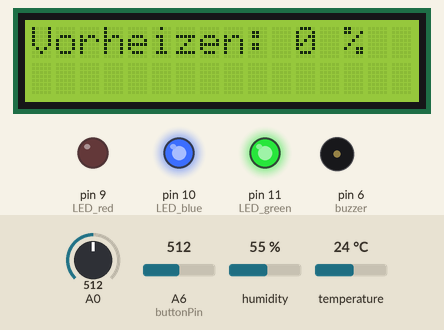
This sketch was run on a simulated Arduino Nano, built with avr-gcc and run on an emulated ATmega328P. Shown: 16×2 character LCD, output pins drawn as LEDs (lit = HIGH), buzzer (waves = sounding). The inputs (shaded band) are chosen by the test bench; at power-on: A6 (buttonPin) = 512, A0 = 512, humidity 55 %, temperature 24 °C. EEPROM starts erased; what the sketch prints to the serial monitor is not drawn.

Above: at 10.6 s.
10.7 s: A6 (buttonPin) set to 501
At 14.2 s:
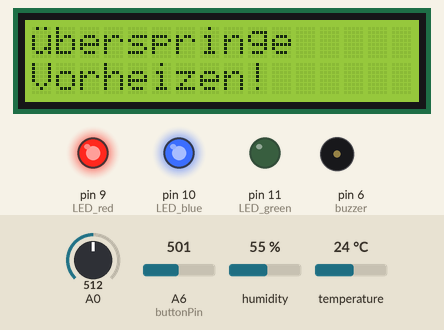
16.2 s: A6 (buttonPin) set to 716
At 17.2 s:
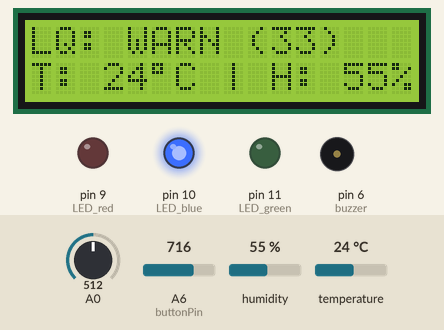
18.6 s: A6 (buttonPin) set to 511
At 23.2 s:
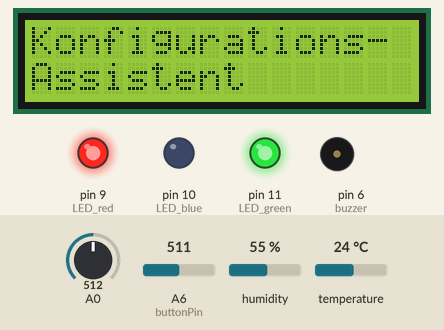
23.5 s: A6 (buttonPin) set to 778
26.2 s: A6 (buttonPin) set to 306
At 29.4 s:
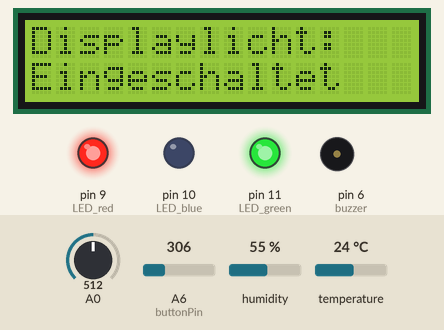
31.7 s: A0 set to 716
At 33.3 s:
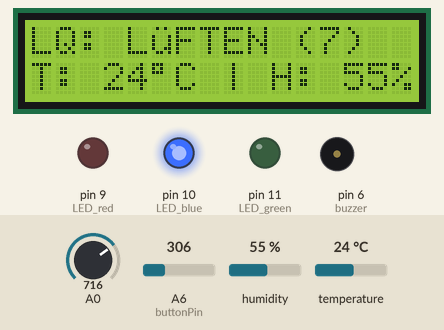
Timing chart, 0 to 56.8 s (numbered marks = the images above; inputs shaded):
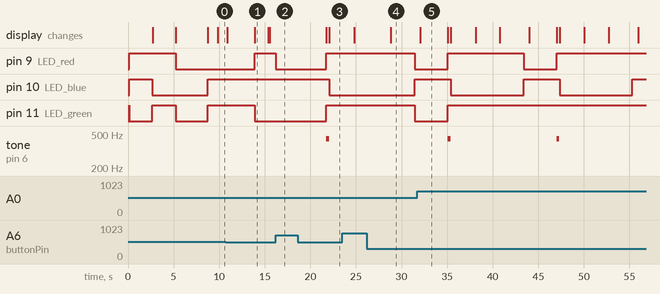

The sketch:

main.ino
```cpp
#include <Wire.h>
#include <LiquidCrystal_I2C.h> // LiquidCrystal I2C - Frank de Brabander - Version 1.1.2
#include <EEPROM.h>
#define TEMPINSTALLED // auskommentieren, wenn kein DHT-Temperatursensor verwendet wird.

#ifdef TEMPINSTALLED
#include <DHT.h>
#define DHTPIN 2
#define DHTTYPE DHT11 //alternativ je nach verwendetem Sensor: DHT22 (auch (AM2302), AM2321) und DHT21
DHT dht(DHTPIN, DHTTYPE);
bool tempinfahrenheit = false; //bei true: Temperatur wird in Fahrenheit ausgegeben!
#endif

// I2C-Adresse des Display
LiquidCrystal_I2C lcd(0x27, 16, 2);
#define lengh 16.0
double percentDirty;

// Einstellungen für den Betrieb der Sensoreinheit
#define maximalwert 768 //Die maximal erlaubte Schlecht-Luftqualität (Standard: 512, Maximal: 1024, Grundwert des Sensors bei sehr guter Luft: circa 250)
//TODO: Aktive Kalibration des Sensors

const byte buzzer = 6; //buzzer to arduino pin 6
const byte LED_red = 9;
const byte LED_blue = 10;
const byte LED_green = 11;
const byte MQ135 = A0;
const byte buttonPin = A6; // the number of the pushbutton pin

bool filpbit = false; // ein Bit was flippt, wenn die rote Stufe erreicht ist. Damit wird die LED zum Blinken gebracht.
byte counter_buzzeralarm = 0; // ein Byte welches hochgezählt wird, damit bei der roten Stufe einmal Pro minute der Buzzer piepst (wenn aktiviert)
bool buzzer_active = true;
bool I2C_backlight = true;

void setup() {
  // Serielle Kommunikation zum PC über 9600 baud/sekunde:
  Serial.begin(9600);
  buzzer_active = EEPROM.read(0); //Lese aus den nichtflüchtigen Speicher die Konfigurationsvariablen
  I2C_backlight = EEPROM.read(1);
  Setup_I2C();
  Serial.print("Gelesen aus dem EEPROM: Benachrichtigungstöne: ");
  Serial.print(buzzer_active ? "EIN" : "AUS");
  Serial.print(" | Hintergrundbeleuchtung des Displays: ");
  Serial.println(I2C_backlight ? "EIN" : "AUS");
  pinMode(buzzer, OUTPUT); // Die folgenden Pins als Ausgang initalisieren:
  pinMode(LED_red, OUTPUT);
  pinMode(LED_green, OUTPUT);
  pinMode(LED_blue, OUTPUT);
  LED_off();
  #ifdef TEMPINSTALLED
  dht.begin();
  #endif
  if (buttonvalue() == false) {
    preheating();
  }
}

void loop() {
  bool displaytemp = false;
  float h;
  float t;
  #ifdef TEMPINSTALLED //wenn ein Temperatursensor installiert ist, dann wird hier die aktuelle Temperatur ausgelesen.
  h = dht.readHumidity();
  t = dht.readTemperature(tempinfahrenheit);
  if (isnan(h) || isnan(t)) {
    Serial.println(F("Konnte nicht vom Temperatursensor lesen."));
    displaytemp = false;
  }
  else {
    displaytemp = true;
  }
  #endif
  percentDirty = ((float)analogRead(A0) / (float)maximalwert) * 100; // Den Prozentwert des Maximalwertes
  float percentClean = 100 - percentDirty; //hier so, dass niedrigere Werte besser sind
  Serial.print("Aktuelle Luftqualität: ");
  Serial.print(analogRead(A0));
  Serial.print(", das entspricht ");
  Serial.print(percentClean);
  Serial.println(" %. ");
  Serial.print("Ein Temperatursensor wurde installiert: ");
  Serial.println(displaytemp ? "JA" : "NEIN");

  if (displaytemp) { //wenn Temperatur gelesen werden kann, dann dies im seriellen Monitor ausgeben.
    Serial.print(F("Humidity: "));
    Serial.print(h);
    Serial.print(F("%  Temperature: "));
    Serial.print(t);
    Serial.print(F("°C "));

    lcd.setCursor(0, 0);
    lcd.print("LQ: ");

    if (percentDirty <= 65) {
      lcd.print("GUT (");
    }

    else if ((percentDirty >= 65) && (percentDirty <= 75)) {
      lcd.print("WARN (");
    }

    else {
        lcd.print("L\365FTEN (");
    }
    lcd.print(round(percentClean));
    lcd.print(")");
    lcd.setCursor(0, 1);
    lcd.print("T: ");
    lcd.print(round(t));
    lcd.print((char)223);
    lcd.print("C | H: ");
    lcd.print(round(h));
    lcd.print("%");
  }

  else {
    lcd.setCursor(0, 0);
    lcd.print("Luftqual.: ");
    lcd.print(percentClean);
    LCD_Draw(percentClean);
  }

  int millis100pressed = 0; // Zählervariable für Knopfdruck initalisieren / zurücksetzen
  while (buttonvalue() == true) { //Wenn der Button gedrückt ist, wird in diese Funktion gegangen
    Serial.println("Knopf gedrückt!");
    millis100pressed++;
    delay(100);
    if (millis100pressed >= 30) {
      LED_off();
      LCD_Config();
      break;
    }
  }
  LED_off();
  if (percentDirty <= 65) {
    //bis 70% des Maximalwerts ist die Luftqualität gut
    digitalWrite(LED_green, LOW); //Damit ist die LED Grün
    Serial.println("Damit ist die Luftqualität im grünen Bereich.");
  }
  else if ((percentDirty >= 65) && (percentDirty <= 75)) {
    //jetzt sollte gelüftet werden, damit die LED Gelb
    digitalWrite(LED_green, LOW);
    digitalWrite(LED_red, LOW);
    Serial.println("Damit ist die Luftqualität im gelben Bereich.");
  }
  else {
    //die Luftqualität ist sehr schlecht, es sollte dringend gelüftet werden!
    if (filpbit == false) { //mit diesen Bedingungen binkt die LED
      digitalWrite(LED_red, LOW); //LED Rot
      filpbit = true;
    }
    else {
      digitalWrite(LED_red, HIGH);
      filpbit = false;
    }

    if ((counter_buzzeralarm >= 120) && (buzzer_active == true)) { //und hier wird ein mal pro minute der Buzzer aktiv, wenn eingeschaltet
      tone(buzzer, 440);
      delay(300);
      noTone(buzzer);
      delay(300);
      tone(buzzer, 440);
      delay(300);
      noTone(buzzer);
      counter_buzzeralarm = 0;
    }
    else if (buzzer_active == false) {
      counter_buzzeralarm = 0;
    }
    else counter_buzzeralarm++; //sonst hochzählen
    Serial.println("Damit ist die Luftqualität im roten Bereich.");
  }
  delay(500);
}

void preheating() { // Die Vorheizschleife
  bool skipPreheating = false;
  LCD_Startup();
  unsigned long startOfPreheating = millis(); //akutelle Laufzeit des Microcontrollers speichern.
  Serial.print("Heize den Sensor vor... Aktuelle Laufzeit: ");
  Serial.print(startOfPreheating);
  Serial.println(" ms.");
  LED_off(); // LED wieder aus
  digitalWrite(LED_red, LOW); //Nur Rot bleibt an
  lcd.clear();
  while ((millis() < 900000) && (skipPreheating == false)) {
    int millis100pressed = 0; // Für das Überspringen der Vorheizphase Zählervariable initalisieren
    int prozentwert = (millis() / 9000); //Prozentwert der Vorheizzeit berechnen.
    Serial.print("Der Sensor heizt seit ");
    Serial.print(millis());
    Serial.print(" ms vor, das sind ");
    Serial.print(prozentwert);
    Serial.println(" % der Vorheizphase");
    delay(1000);
    lcd.setCursor(0, 0); //Prozentwert auf das LCD Plotten
    lcd.print("Vorheizen: ");
    lcd.print(prozentwert);
    lcd.print(" %");
    LCD_Draw(prozentwert); // Die Funktion "LCD_Draw" Aufrufen
    while (buttonvalue() == true) { //Wenn der Button gedrückt ist, wird in diese Funktion gegeangen
      Serial.println("Knopf gedrückt!");
      millis100pressed++;
      delay(100);
      if (millis100pressed >= 30) {
        Serial.println("Knopf 4 Sekunden am Stück gedrückt, überspringe Vorwärmen.");
        lcd.clear();
        lcd.setCursor(0, 0);
        lcd.print("\365berspringe"); //Überspringe mit \365 als Ü kodiertem Charakter
        lcd.setCursor(0, 1);
        lcd.print("Vorheizen!");
        digitalWrite(LED_red, HIGH); //Die auf Grün umschalten
        digitalWrite(LED_green, LOW);
        delay(1500);
        skipPreheating = true;
        break;
      }
    }
  }
  lcd.clear();
  digitalWrite(LED_red, HIGH); //alle LED-Pins auf "HIGH" setzten, so ist die LED aus.
}

bool buttonvalue() { // Diese Schleife wandelt den analogen Wert des Knopfes in einen wahr/unwahr-Wert um.
  if (analogRead(buttonPin) < 512) return true;
  else return false;
}

void LED_off() {
  digitalWrite(LED_red, HIGH); // LED wieder aus
  digitalWrite(LED_green, HIGH);
  digitalWrite(LED_blue, HIGH);
}
```

I2C_Chars.ino
```cpp
unsigned char b;
unsigned int peace;

// Fortschrittsbalken Charaktere:
byte p1[8] = {
  0x10,
  0x10,
  0x10,
  0x10,
  0x10,
  0x10,
  0x10,
  0x10
};

byte p2[8] = {
  0x18,
  0x18,
  0x18,
  0x18,
  0x18,
  0x18,
  0x18,
  0x18
};

byte p3[8] = {
  0x1C,
  0x1C,
  0x1C,
  0x1C,
  0x1C,
  0x1C,
  0x1C,
  0x1C
};

byte p4[8] = {
  0x1E,
  0x1E,
  0x1E,
  0x1E,
  0x1E,
  0x1E,
  0x1E,
  0x1E
};

byte p5[8] = {
  0x1F,
  0x1F,
  0x1F,
  0x1F,
  0x1F,
  0x1F,
  0x1F,
  0x1F
};

void Setup_I2C() {
  lcd.init();
  // i2c-Display intialisieren
  lcd.createChar(0, p1);
  lcd.createChar(1, p2);
  lcd.createChar(2, p3);
  lcd.createChar(3, p4);
  lcd.createChar(4, p5);
  // Hintergrundbeleuchtung an, wenn Variable dafür wahr.
  if (I2C_backlight == true) {
    lcd.backlight();
  }
  else lcd.noBacklight();
}

void LCD_Draw(int value) {
  lcd.setCursor(0, 1);

  double a = lengh / 100 * value;

  // drawing black rectangles on LCD

  if (a >= 1) {

    for (int i = 1; i < a; i++) {

      lcd.write(byte(4));

      b = i;
    }

    a = a - b;

  }

  peace = a * 5;

  // drawing charater's colums

  switch (peace) {

    case 0:

      break;

    case 1:
      lcd.write(byte(0));

      break;

    case 2:
      lcd.write(byte(1));
      break;

    case 3:
      lcd.write(byte(2));
      break;

    case 4:
      lcd.write(byte(3));
      break;

  }

  //clearing line
  for (int i = 0; i < (lengh - b); i++) {

    lcd.print(" ");
  }
}
```

LCD_Messages.ino
```cpp
void LCD_Startup() { //Die LED-Startup-Anzeige
  Serial.println("Starte das OSAMD-Projekt!");
  digitalWrite(LED_green, LOW);
  lcd.clear();
  lcd.setCursor(2, 0);
  lcd.print("Starte OSAMD");
  lcd.setCursor(4, 1);
  lcd.print("V. 1.2A");
  delay(2500);
  digitalWrite(LED_green, HIGH);
  digitalWrite(LED_blue, LOW);
  lcd.clear();
  lcd.setCursor(0, 0);
  lcd.print("Heize Sensor,");
  lcd.setCursor(0, 1);
  lcd.print("Dauer: 15 Min.");
  delay(2500);
  digitalWrite(LED_green, LOW);
  digitalWrite(LED_blue, LOW);
  digitalWrite(LED_red, LOW);
  lcd.clear();
  lcd.setCursor(0, 0);
  lcd.print("\365berspringen:"); //Überspringen mit \365 als Ü kodiertem Charakter
  lcd.setCursor(0, 1);
  lcd.print("3 Sek. Dr\365cken"); // Drücken
  delay(3500);
}

void LCD_Config() {
  int millis100pressed = 0; // Zählervariable für Knopfdruck initalisieren
  unsigned int countertrybutton = 0; //Diese Variable spreichert, wie häufig bereits geprüft wurde, ob der Knopf schon gedrückt wurde.
  bool buttonpressed = false;
  bool buttonpressedlong = false;
  bool changevalue = false;
  Serial.println("Knopf 4 Sekunden am Stück gedrückt");
  lcd.clear();
  if (buzzer_active == true) {
    tone(buzzer, 440);
    delay(300);
    noTone(buzzer);
  }
  lcd.setCursor(0, 0);
  lcd.print("Konfigurations-");
  lcd.setCursor(0, 1);
  lcd.print("Assistent");
  digitalWrite(LED_blue, LOW); //Die auf Blau umschalten
  delay(2700);
  lcd.clear();
  lcd.setCursor(0, 0);
  lcd.print("Hinweist\357ne:"); //Hinweistöne, mit Umlaut als \357 kodiert
  lcd.setCursor(0, 1);
  if (buzzer_active == true) lcd.print("Aktiviert");
  else lcd.print("Stumm");
  while ((countertrybutton <= 200) && (buttonpressedlong == false)) {
    delay(100);
    countertrybutton++;
    Serial.println(countertrybutton);
    while ((buttonvalue() == true) && (buttonpressedlong == false)) { //Wenn der Button gedrückt ist, wird in diese Funktion gegangen
      countertrybutton = 0; //Die Zählervariable wieder auf 0
      Serial.println("Knopf gedrückt!");
      millis100pressed++;
      delay(100);
      if (millis100pressed >= 25) {
        buttonpressedlong = true;
      }
      else {
        changevalue = true;
      }
    }
    if ((buttonpressedlong == false) && (changevalue == true)) {
      changevalue = false;
      millis100pressed = 0;
      buzzer_active = !buzzer_active;
      Serial.println("Invertiere button_active.");
      lcd.clear();
      lcd.setCursor(0, 0);
      lcd.print("Hinweist\357ne:"); //Hinweistöne, mit Umlaut als \357 kodiert
      lcd.setCursor(0, 1);
      if (buzzer_active == true) lcd.print("Aktiviert");
      else lcd.print("Stumm");
    }
  }
  if (buttonpressedlong == false) {
    return;
  }
  buttonpressedlong = false; // Die Variablen wieder zurücksetzen.
  countertrybutton = 0;
  millis100pressed = 0;
  //Menü 2: Hintergrundbeleuchtung
  lcd.clear();
  lcd.setCursor(0, 0);
  lcd.print("Displaylicht:"); //Hinweistöne, mit Umlaut als \357 kodiert
  lcd.setCursor(0, 1);
  if (I2C_backlight == true) lcd.print("Eingeschaltet");
  else lcd.print("Ausgeschaltet");
  Serial.println("Menü: Hintergrundbeleuchtung");
  while ((countertrybutton <= 200) && (buttonpressedlong == false)) {
    Serial.println("loop");
    delay(100);
    countertrybutton++;
    Serial.println(countertrybutton);
    while ((buttonvalue() == true) && (buttonpressedlong == false)) { //Wenn der Button gedrückt ist, wird in diese Funktion gegangen
      countertrybutton = 0; //Die Zählervariable wieder auf 0
      Serial.println("Knopf gedrückt!");
      millis100pressed++;
      delay(100);
      if (millis100pressed >= 25) {
        buttonpressedlong = true;
      }
      else {
        changevalue = true;
      }
    }
    if ((buttonpressedlong == false) && (changevalue == true)) {
      changevalue = false;
      millis100pressed = 0;
      I2C_backlight = !I2C_backlight;
      Serial.println("Invertiere I2C_backlight.");
      lcd.clear();
      lcd.setCursor(0, 0);
      lcd.print("Displaylicht:"); //Hinweistöne, mit Umlaut als \357 kodiert
      lcd.setCursor(0, 1);
      if (I2C_backlight == true) {
        lcd.backlight();
        lcd.print("Eingeschaltet");
      }
      else {
        lcd.noBacklight();
        lcd.print("Ausgeschaltet");
      }
    }
  }
  if (buttonpressedlong == false) {
    return;
  }
  buttonpressed = false; // Die Variablen wieder zurücksetzen.
  countertrybutton = 0;
  EEPROM.write(0, buzzer_active);
  EEPROM.write(1, I2C_backlight);
}
```

Measured:
- the behaviour switches between 512 and 511 on A6 (buttonPin) (found by bisection; images 0 and 1)
- after the input at 10.7 s, pin 9 (LED_red): LOW → HIGH after 3.2 s; pin 11 (LED_green): HIGH → LOW after 3.2 s; the display: first differs from a run without the input after 3.2 s (image 1)
- after the input at 16.2 s, pin 9 (LED_red): HIGH → LOW at once; pin 11 (LED_green): stays LOW (without the input it goes to HIGH after 2.3 s); tone on pin 6 (buzzer): stays silent (without the input it goes to 440 Hz after 2.3 s)
- after the input at 18.6 s, pin 9 (LED_red), pin 11 (LED_green): LOW → HIGH after 3.1 s; pin 10 (LED_blue): HIGH → LOW after 3.5 s; tone on pin 6 (buzzer): silent → 440 Hz after 3.1 s, → silent 0.30 s later; the display: first changes after 3.1 s (image 3 shows a later state)
- after the input at 26.2 s, pin 9 (LED_red), pin 11 (LED_green): HIGH → LOW after 5.2 s; pin 10 (LED_blue): LOW → HIGH after 5.2 s; the display: changes after 2.6 s (image 4)
- after the input at 31.7 s, pin 9 (LED_red): goes on until 47.0 s, then stays HIGH; pin 11 (LED_green): goes on until 35.1 s, then stays HIGH; the display: changes after 0.37 s (image 5)
- what the display in image 1 shows lasts 1.5 s, from 13.9 s to 15.4 s
